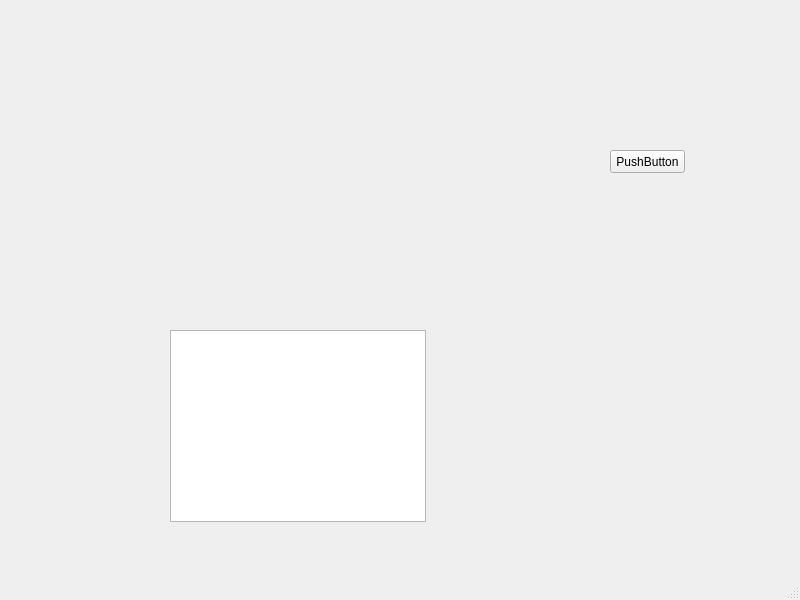
<?xml version="1.0" encoding="UTF-8"?>
<ui version="4.0">
 <class>MainWindow</class>
 <widget class="QMainWindow" name="MainWindow">
  <property name="geometry">
   <rect>
    <x>0</x>
    <y>0</y>
    <width>800</width>
    <height>600</height>
   </rect>
  </property>
  <property name="windowTitle">
   <string>MainWindow</string>
  </property>
  <widget class="QWidget" name="centralwidget">
   <widget class="QWidget" name="widget" native="true">
    <property name="geometry">
     <rect>
      <x>170</x>
      <y>100</y>
      <width>251</width>
      <height>181</height>
     </rect>
    </property>
    <property name="font">
     <font>
      <strikeout>false</strikeout>
     </font>
    </property>
   </widget>
   <widget class="QGraphicsView" name="graphicsView">
    <property name="geometry">
     <rect>
      <x>170</x>
      <y>330</y>
      <width>256</width>
      <height>192</height>
     </rect>
    </property>
   </widget>
   <widget class="QPushButton" name="pushButton">
    <property name="geometry">
     <rect>
      <x>610</x>
      <y>150</y>
      <width>75</width>
      <height>23</height>
     </rect>
    </property>
    <property name="text">
     <string>PushButton</string>
    </property>
   </widget>
   <zorder>graphicsView</zorder>
   <zorder>pushButton</zorder>
   <zorder>widget</zorder>
  </widget>
  <widget class="QMenuBar" name="menubar">
   <property name="geometry">
    <rect>
     <x>0</x>
     <y>0</y>
     <width>800</width>
     <height>17</height>
    </rect>
   </property>
  </widget>
  <widget class="QStatusBar" name="statusbar"/>
 </widget>
 <resources/>
 <connections/>
</ui>
